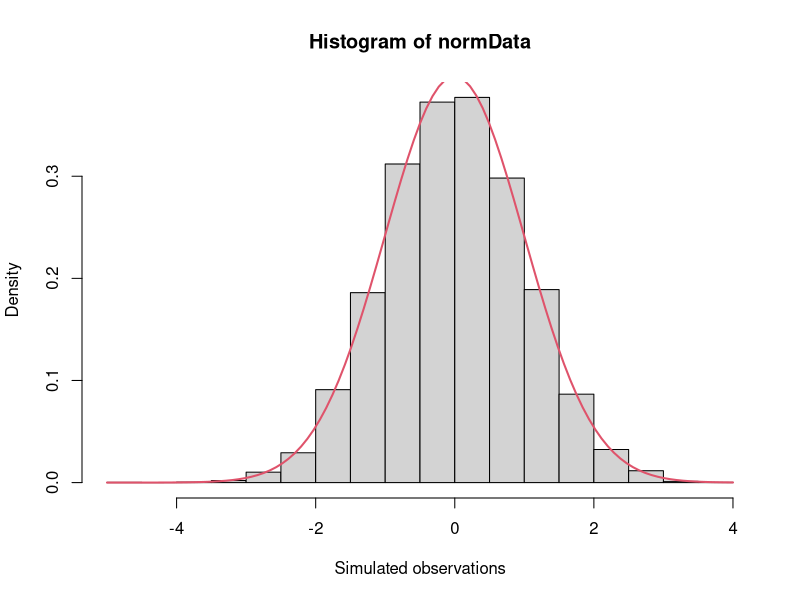
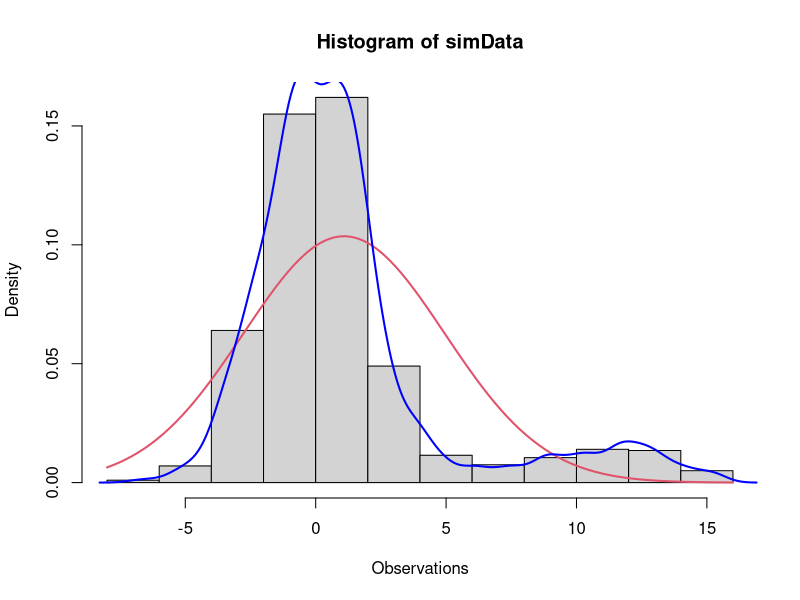
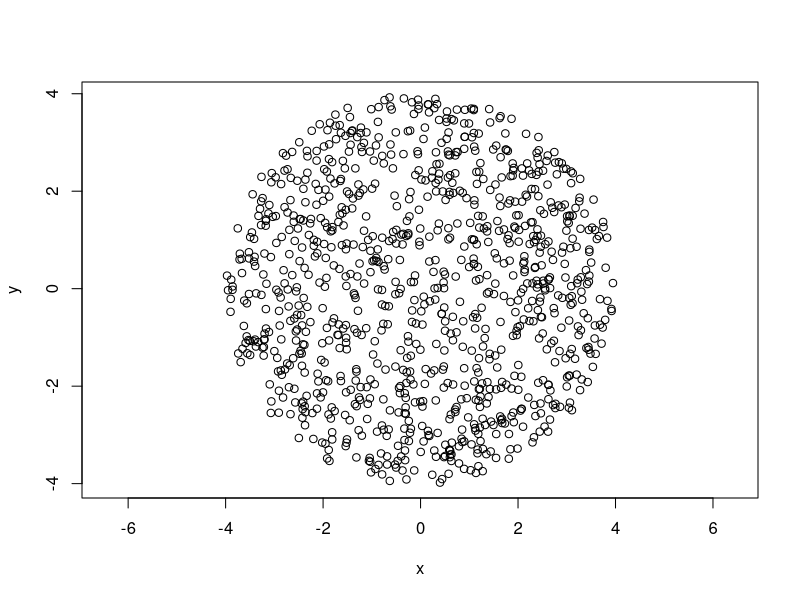

R code for these plots, in order:
### Задача 1 ### 
?rnorm # повече за rnorm, който не знае
normData<-rnorm(10000,0,1) # генерираме: n=10000, mean=0, sd=1

hist(normData,prob=TRUE,xlab = 'Simulated observations') #добра практика е да видите как изглеждат нашите данни на графика
curve(dnorm(x, mean=mean(normData), sd=sd(normData)), add=TRUE, col=2,lwd=2) # Изчертава крива, съответстваща на функция през интервала.

?dnorm # Density, distribution function, quantile function and random generation for the normal distribution with mean equal to mean and standard deviation equal to sd.
?curve #Draws a curve corresponding to a function over the interval [from, to]. curve can plot also an expression in the variable xname, default x.

mean(normData) #Generic function for the (trimmed) arithmetic mean.
median(normData) 
mad(normData) #Median Absolute Deviation
sd(normData) #Standard Deviation


cutoff<-median(normData)+3*mad(normData)

### Задача 2 ### 

p=runif(1000,0,1)>9/10;
simData=rnorm(1000,0+(10-0)*p,sqrt(4)+(sqrt(9)-sqrt(4))*p)

hist(simData,prob=TRUE,xlab = 'Observations')
curve(dnorm(x, mean=mean(simData), sd=sd(simData)), add=TRUE, col=2,lwd=2)
d=density(simData,bw="SJ")
lines(d,col='blue',lwd=2)

any(abs((simData-median(simData)))>3*mad(simData))  

### Задача 3 ### 

a<-c(8,3,8,7,15,9,12,4,9,10,5,1)
matrr<-matrix(a,6,2) # create matrix 6x2
matrr
rownames(matrr)<-c("r1","r2","r3","r4","r5","r6") # named rows
matrr 
coll=seq(1,12,2) # create a vector from 1 to 12 with step 2 
# so this seq. contains odd numbers 
matr2=cbind(matrr,coll) 
matr2  #create matrix 6x3 where the last column is named

matr2=cbind(matrr,seq(1,12,2)) # create a matrix 6x3 where thee 3column is without name
matr2
ord=order(matr2[,1]) 
matr2[ord,] # sorting   by 1 coloumn

### Задача 4 ###

rand.Circle <- function(n,x_0=0,y_0=0,r=1){
  theta = 2*pi*runif(n,0,1);
  R = r*sqrt(runif(n,0,1));
  x = x_0 + R*cos(theta);
  y = y_0 + R*sin(theta);
  return(cbind(x,y))
}
plot(rand.Circle(1000,0,0,4),asp=1)
